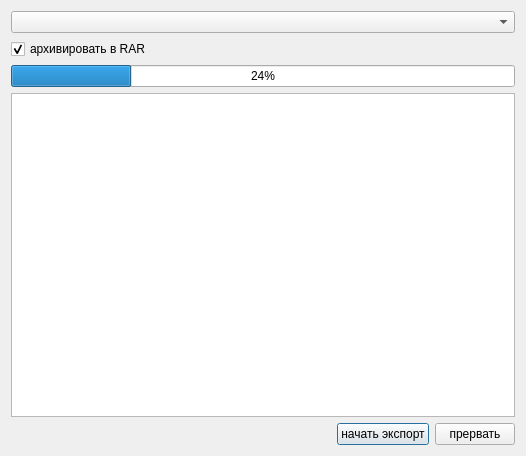
<ui version="4.0" >
 <class>ExportRD2_Wizard_1</class>
 <widget class="QDialog" name="ExportRD2_Wizard_1" >
  <property name="geometry" >
   <rect>
    <x>0</x>
    <y>0</y>
    <width>526</width>
    <height>456</height>
   </rect>
  </property>
  <property name="windowTitle" >
   <string>Dialog</string>
  </property>
  <layout class="QGridLayout" >
   <item row="0" column="0" >
    <widget class="QComboBox" name="cmbExportFormat" />
   </item>
   <item row="1" column="0" >
    <widget class="QCheckBox" name="checkRAR" >
     <property name="text" >
      <string>архивировать в RAR</string>
     </property>
     <property name="checked" >
      <bool>true</bool>
     </property>
    </widget>
   </item>
   <item row="2" column="0" >
    <widget class="QProgressBar" name="progressBar" >
     <property name="value" >
      <number>24</number>
     </property>
     <property name="orientation" >
      <enum>Qt::Horizontal</enum>
     </property>
    </widget>
   </item>
   <item row="3" column="0" >
    <widget class="QTableWidget" name="tableWidget" />
   </item>
   <item row="4" column="0" >
    <layout class="QHBoxLayout" >
     <property name="spacing" >
      <number>6</number>
     </property>
     <property name="margin" >
      <number>0</number>
     </property>
     <item>
      <spacer>
       <property name="orientation" >
        <enum>Qt::Horizontal</enum>
       </property>
       <property name="sizeHint" stdset="0" >
        <size>
         <width>40</width>
         <height>20</height>
        </size>
       </property>
      </spacer>
     </item>
     <item>
      <widget class="QPushButton" name="btnExport" >
       <property name="text" >
        <string>начать экспорт</string>
       </property>
       <property name="checkable" >
        <bool>false</bool>
       </property>
      </widget>
     </item>
     <item>
      <widget class="QPushButton" name="btnClose" >
       <property name="text" >
        <string>прервать</string>
       </property>
      </widget>
     </item>
    </layout>
   </item>
  </layout>
 </widget>
 <resources/>
 <connections/>
</ui>
